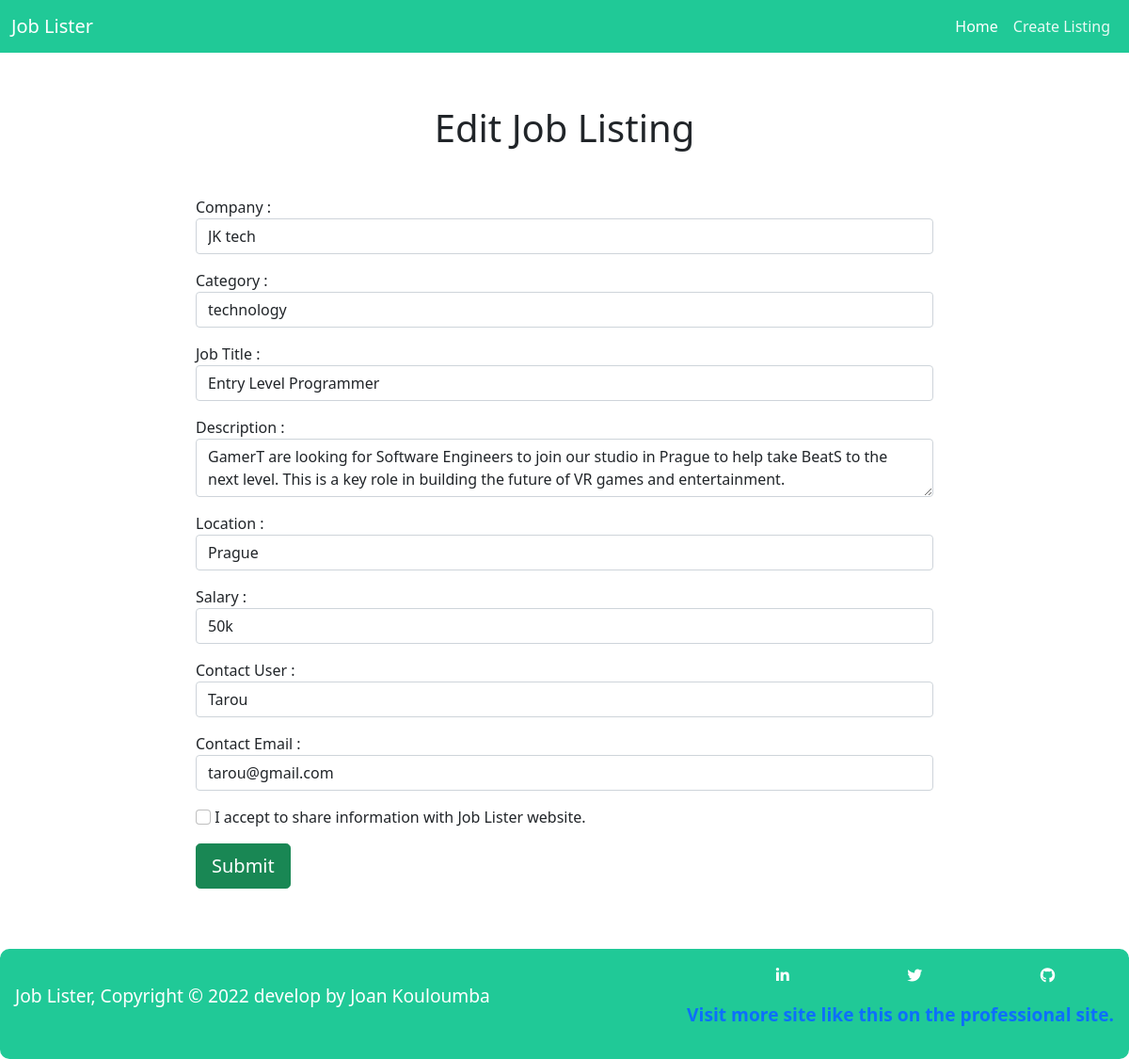
Page /edit.php?id=2 on the committed database.
### tables this page shows
CREATE TABLE `jobs` (
  `id` int(11) NOT NULL,
  `category_id` int(11) NOT NULL,
  `company` varchar(255) NOT NULL,
  `job_title` varchar(255) NOT NULL,
  `description` varchar(255) NOT NULL,
  `salary` varchar(255) NOT NULL,
  `location` varchar(255) NOT NULL,
  `contact_user` varchar(255) NOT NULL,
  `contact_email` varchar(255) NOT NULL,
  `post_date` timestamp NOT NULL DEFAULT current_timestamp()
);

### lib/Template.php (called while the page is built, shortened)
<?php
class Template
{
    protected $template;
    public function __construct($template)
    {
        $this->template = $template;
    }
    public function __toString()
    {
        include basename($this->template);
        return ob_get_clean();
    }
}

### lib/Database.php (called while the page is built, shortened)
<?php
class Database
{
    private $host = DB_HOST;
    private $user = DB_USER;
    private $pass = DB_PASS;
    private $dbname = DB_NAME;
    private $dbh;
    private $stmt;
    private $charset = "utf8mb4";
    public function __construct()
    {
        $dsn = "mysql:host=" . $this->host . ";dbname=". $this->dbname . ";charset=". $this->charset;
        $options = array(
            PDO::ATTR_PERSISTENT=> true,
            PDO::ATTR_ERRMODE => PDO::ERRMODE_EXCEPTION
        );
        try{
            $this->dbh = new PDO($dsn, $this->user, $this->pass, $options);
        } catch(PDOException $e){
            $this->error = $e->getMessage();
        }
    }
    public function query($query)
    {
        $this->stmt = $this->dbh->prepare($query);
    }
    public function bind($param, $value, $type=null)
    {
        if(is_null($type)){
            switch(true){
                default:
                    $type = PDO::PARAM_STR;
            }
        }
        $this->stmt->bindValue($param, $value, $type);
    }
    public function execute()
    {
        return $this->stmt->execute();
    }
    public function resultSet()
    {
        $this->execute();
        return $this->stmt->fetchAll(PDO::FETCH_OBJ);
    }
    public function single()
    {
        $this->execute();
        return $this->stmt->fetch(PDO::FETCH_OBJ);
    }
}

### lib/Job.php (called while the page is built, shortened)
<?php
class Job
{
    private $db;
    public function __construct()
    {
        $this->db = new Database;
    }
    public function getCategories()
    {
        $this->db->query("SELECT * FROM categories");
        $results = $this->db->resultSet();
        return $results;
    }
    public function getJob($id)
    {
        $this->db->query("SELECT * FROM jobs WHERE id = :id");
        $this->db->bind(':id', $id);
        $row = $this->db->single();
        return $row;
    }
}

### templates/job-edit.php (the view, shortened to what this page needs)
<?php include 'inc/header.php'; ?>
<div class="container-fluid py-3 my-5">
    <h1 class="page-header text-md-center my-5">Edit Job Listing</h1>
    <form method="POST" action="edit.php?id=<?php echo $job->id; ?>">
        <div class="form-group mt-3 col-12 col-md-8 offset-md-2">
            <label>Company : </label>
            <input type="text" class="form-control" name="company" value="<?php echo $job->company; ?>">
        </div>
        <div class="form-group mt-3 col-12 col-md-8 offset-md-2">
            <label>Category : </label>
            <select class="form-control" name="category">
                <?php foreach($categories as $category): ?>
                    <?php if($job->category_id == $category->id): ?>
                        <option value="<?php echo $category->id; ?>" selected><?php echo $category->name; ?></option>
                    <?php else: ?>
                        <option value="<?php echo $category->id; ?>"><?php echo $category->name; ?></option>
                    <?php endif; ?>
                <?php endforeach; ?>
            </select>
        </div>
        <div class="form-group mt-3 col-12 col-md-8 offset-md-2">
            <label>Job Title : </label>
            <input type="text" class="form-control" name="job_title" value="<?php echo $job->job_title; ?>">
        </div>
        <div class="form-group mt-3 col-12 col-md-8 offset-md-2">
            <label>Description : </label>
            <textarea class="form-control" name="description"><?php echo $job->description; ?></textarea>
        </div>
        <div class="form-group mt-3 col-12 col-md-8 offset-md-2">
            <label>Location : </label>
            <input type="text" class="form-control" name="location" value="<?php echo $job->location; ?>">
        </div>
        <div class="form-group mt-3 col-12 col-md-8 offset-md-2">
            <label>Salary : </label>
            <input type="text" class="form-control" name="salary" value="<?php echo $job->salary; ?>">
        </div>
        <div class="form-group mt-3 col-12 col-md-8 offset-md-2">
            <label>Contact User : </label>
            <input type="text" class="form-control" name="contact_user" value="<?php echo $job->contact_user; ?>">
        </div>
        <div class="form-group mt-3 col-12 col-md-8 offset-md-2">
            <label>Contact Email : </label>
            <input type="text" class="form-control" name="contact_email" value="<?php echo $job->contact_email; ?>">
        </div>
        <div class="form-group mt-3 col-12 col-md-8 offset-md-2">
            <input type="checkbox" class="form-check-input" id="checkControl" required>
            <label for="checkControl" class="form-check-label">I accept to share information with Job Lister website. </label>
        </div>
        <input type="submit" name="submit" class="btn btn-lg btn-success mt-3 offset-md-2" value="Submit">
    </form>
</div>
<?php print_r($categories) ?>
<?php include 'inc/footer.php'; ?>

### css/style.css (style rules this page uses)
:root { --bs-blue: #0d6efd; --bs-indigo: #6610f2; --bs-purple: #6f42c1; --bs-pink: #d63384; --bs-red: #dc3545; --bs-orange: #fd7e14; --bs-yellow: #ffc107; --bs-green: #198754; --bs-teal: #20c997; --bs-cyan: #0dcaf0; --bs-white: #fff; --bs-gray: #6c757d; --bs-gray-dark: #343a40; --bs-primary: #0d6efd; --bs-secondary: #6c757d; --bs-success: #198754; --bs-info: #0dcaf0; --bs-warning: #ffc107; --bs-danger: #dc3545; --bs-light: #f8f9fa; --bs-dark: #212529; --bs-font-sans-serif: system-ui, -apple-system, "Segoe UI", Roboto, "Helvetica Neue", Arial, "Noto Sans", "Liberation Sans", sans-serif, "Apple Color Emoji", "Segoe UI Emoji", "Segoe UI Symbol", "Noto Color Emoji"; --bs-font-monospace: SFMono-Regular, Menlo, Monaco, Consolas, "Liberation Mono", "Courier New", monospace; --bs-gradient: linear-gradient( 180deg, rgba(255, 255, 255, 0.15), rgba(255, 255, 255, 0) ); }
body { margin: 0; font-family: var(--bs-font-sans-serif); font-size: 1rem; font-weight: 400; line-height: 1.5; color: #212529; background-color: #fff; -webkit-text-size-adjust: 100%; -webkit-tap-highlight-color: transparent; }

### rows in the picture
jobs: company "JK tech", job_title "Entry Level Programmer", description "GamerT are looking for Software Engineers to join our studio in Prague to help take BeatS to the next level. This is a key role in building the future of VR games and entertainment.", location "Prague", salary "50k", contact_user "Tarou", contact_email "tarou@gmail.com"

### other values in the picture
SITE_TITLE "Job Lister"
form field category "technology"
